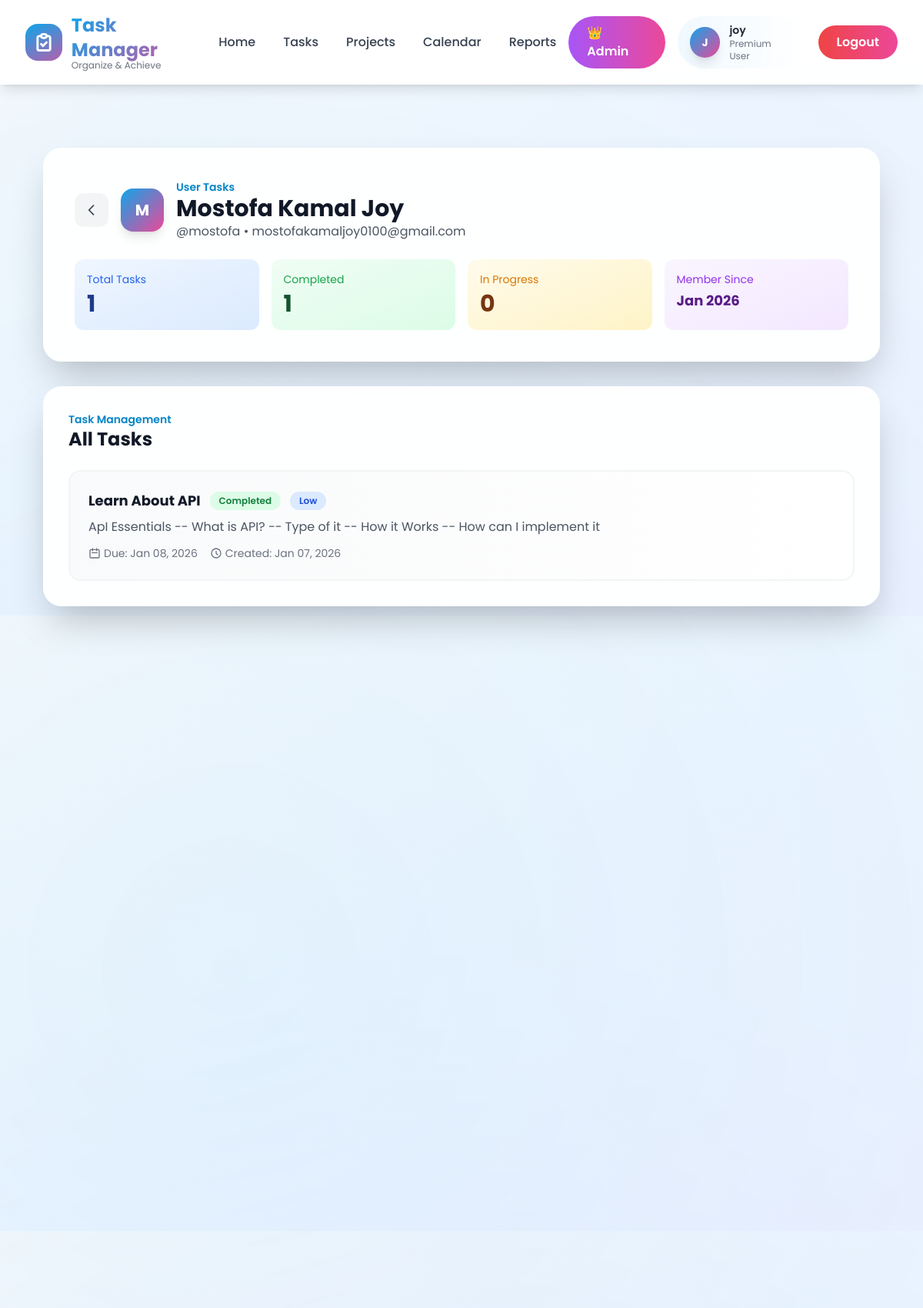
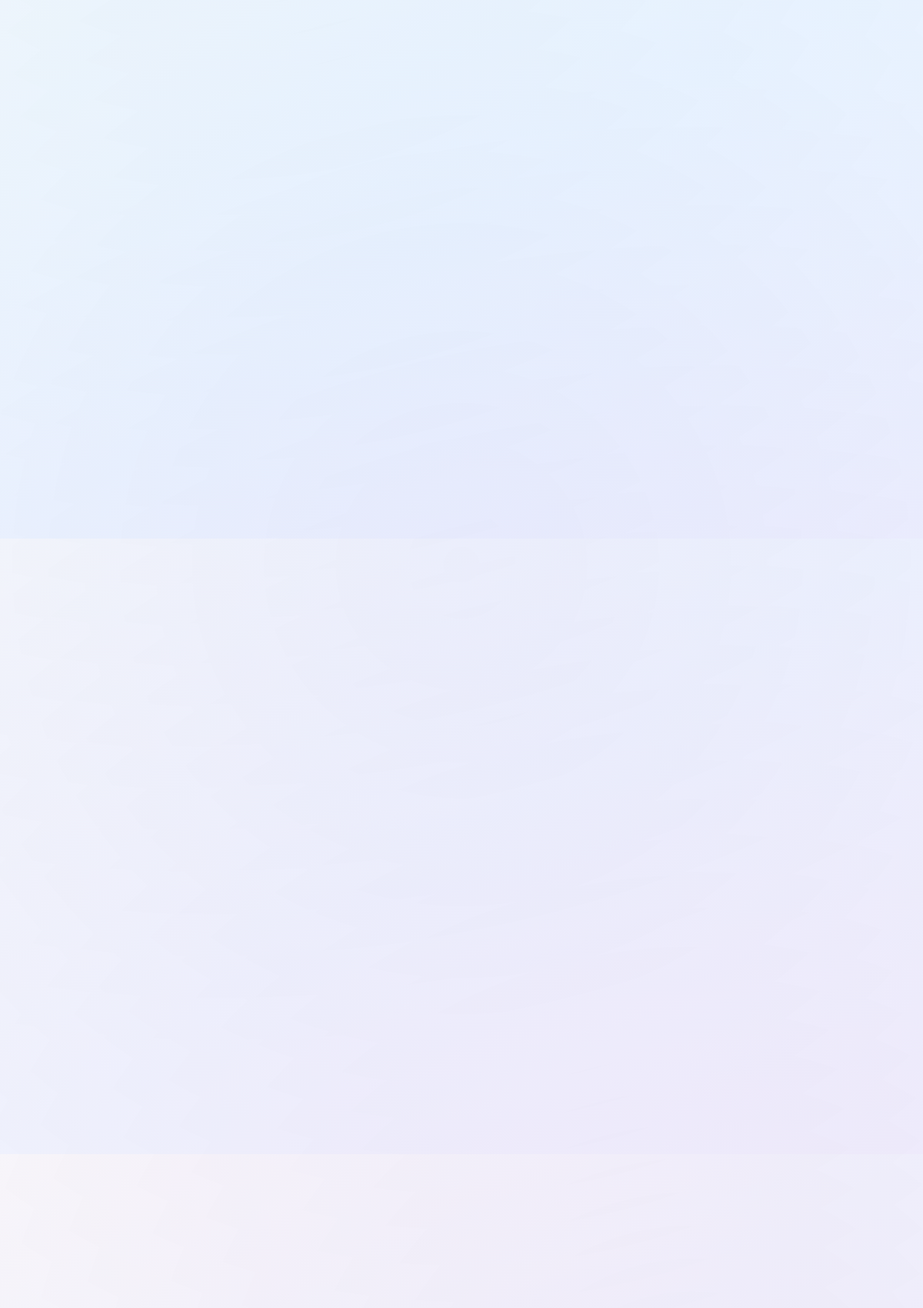
Page /user/admin/tasks/4/ (signed in, upper part) on the committed database (2 pictures, top to bottom).
### tasks/models.py (models this page shows, shortened)
class Task(models.Model):
    user = models.ForeignKey('auth.User', on_delete=models.CASCADE)
    title = models.CharField(max_length=200)
    description = models.TextField()
    priority = models.CharField(max_length=50)
    due_date = models.DateField()
    status = models.CharField(max_length=50)
    category = models.CharField(max_length=100)
    is_completed = models.BooleanField(default=False)
    created_at = models.DateTimeField(auto_now_add=True)
    updated_at = models.DateTimeField(auto_now=True)

### user/views.py (the view)
# urls.py: path('admin/tasks/<int:user_id>/', views.user_tasks, name='user-tasks'),
@login_required(login_url='user:user-login')
def user_tasks(request, user_id):
    if not (request.user.is_staff or request.user.is_superuser):
        return HttpResponseForbidden("You do not have permission to view this page.")
    user = get_object_or_404(User, id=user_id)
    try:
        from tasks.models import Task
        tasks = Task.objects.filter(user=user).order_by('-created_at')
    except:
        tasks = []
    context = {
        'profile_user': user,
        'tasks': tasks,
    }
    return render(request, 'user/user_tasks.html', context)

### templates/user/user_tasks.html (shortened to what this page needs)
{% extends "base/base.html" %}
{% block content %}
<section class="relative min-h-screen pt-28 pb-20 overflow-hidden">
    <div class="absolute inset-0 hero-pattern opacity-40"></div>
    <div class="relative max-w-6xl mx-auto px-4 sm:px-6 lg:px-8 space-y-8">
        <div class="glass rounded-3xl shadow-2xl p-8 md:p-10">
            <div class="flex items-center justify-between mb-6">
                <div class="flex items-center gap-4">
                    <a href="{% url 'user:admin-profile' %}" class="p-3 rounded-xl bg-gray-100 hover:bg-gray-200 transition">
                        <svg class="w-5 h-5 text-gray-700" fill="none" stroke="currentColor" viewBox="0 0 24 24">
                            <path stroke-linecap="round" stroke-linejoin="round" stroke-width="2" d="M15 19l-7-7 7-7" />
                        </svg>
                    </a>
                    <div class="w-14 h-14 rounded-2xl bg-gradient-to-br from-primary-500 to-accent-500 text-white font-bold text-xl flex items-center justify-center shadow-lg">
                        {{ profile_user.username|slice:":1"|upper }}
                    </div>
                    <div>
                        <p class="text-sm text-primary-600 font-semibold">User Tasks</p>
                        <h1 class="text-3xl font-bold text-gray-900">{{ profile_user.get_full_name|default:profile_user.username }}</h1>
                        <p class="text-gray-600">@{{ profile_user.username }} • {{ profile_user.email|default:"No email" }}</p>
                    </div>
                </div>
            </div>
            <div class="grid grid-cols-1 md:grid-cols-4 gap-4 mt-6">
                <div class="bg-gradient-to-br from-blue-50 to-blue-100 rounded-xl p-4">
                    <p class="text-sm text-blue-600 mb-1">Total Tasks</p>
                    <p class="text-3xl font-bold text-blue-900">{{ tasks|length }}</p>
                </div>
                <div class="bg-gradient-to-br from-green-50 to-green-100 rounded-xl p-4">
                    <p class="text-sm text-green-600 mb-1">Completed</p>
                    <p class="text-3xl font-bold text-green-900">{{ tasks|length }}</p>
                </div>
                <div class="bg-gradient-to-br from-amber-50 to-amber-100 rounded-xl p-4">
                    <p class="text-sm text-amber-600 mb-1">In Progress</p>
                    <p class="text-3xl font-bold text-amber-900">0</p>
                </div>
                <div class="bg-gradient-to-br from-purple-50 to-purple-100 rounded-xl p-4">
                    <p class="text-sm text-purple-600 mb-1">Member Since</p>
                    <p class="text-lg font-bold text-purple-900">{{ profile_user.date_joined|date:"M Y" }}</p>
                </div>
            </div>
        </div>
        <div class="glass rounded-3xl shadow-2xl p-8">
            <div class="flex items-center justify-between mb-6">
                <div>
                    <p class="text-sm text-primary-600 font-semibold">Task Management</p>
                    <h2 class="text-2xl font-bold text-gray-900">All Tasks</h2>
                </div>
            </div>
            {% if tasks %}
            <div class="space-y-4">
                {% for task in tasks %}
                <div class="bg-gradient-to-r from-gray-50 to-white rounded-2xl p-6 border-2 border-gray-100 hover:border-primary-300 hover:shadow-lg transition">
                    <div class="flex items-start justify-between">
                        <div class="flex-1">
                            <div class="flex items-center gap-3 mb-2">
                                <h3 class="text-lg font-bold text-gray-900">{{ task.title }}</h3>
                                {% if task.is_completed %}
                                <span class="px-3 py-1 text-xs bg-green-100 text-green-700 rounded-full font-semibold">Completed</span>
                                {% else %}
                                <span class="px-3 py-1 text-xs bg-amber-100 text-amber-700 rounded-full font-semibold">In Progress</span>
                                {% endif %}
                                {% if task.priority %}
                                {% if task.priority == 'high' %}
                                <span class="px-3 py-1 text-xs bg-red-100 text-red-700 rounded-full font-semibold">High Priority</span>
                                {% elif task.priority == 'medium' %}
                                <span class="px-3 py-1 text-xs bg-yellow-100 text-yellow-700 rounded-full font-semibold">Medium</span>
                                {% else %}
                                <span class="px-3 py-1 text-xs bg-blue-100 text-blue-700 rounded-full font-semibold">Low</span>
                                {% endif %}
                                {% endif %}
                            </div>
                            {% if task.description %}
                            <p class="text-gray-600 mb-3">{{ task.description }}</p>
                            {% endif %}
                            <div class="flex items-center gap-4 text-sm text-gray-500">
                                {% if task.due_date %}
                                <div class="flex items-center gap-1">
                                    <svg class="w-4 h-4" fill="none" stroke="currentColor" viewBox="0 0 24 24">
                                        <path stroke-linecap="round" stroke-linejoin="round" stroke-width="2" d="M8 7V3m8 4V3m-9 8h10M5 21h14a2 2 0 002-2V7a2 2 0 00-2-2H5a2 2 0 00-2 2v12a2 2 0 002 2z" />
                                    </svg>
                                    <span>Due: {{ task.due_date|date:"M d, Y" }}</span>
                                </div>
                                {% endif %}
                                <div class="flex items-center gap-1">
                                    <svg class="w-4 h-4" fill="none" stroke="currentColor" viewBox="0 0 24 24">
                                        <path stroke-linecap="round" stroke-linejoin="round" stroke-width="2" d="M12 8v4l3 3m6-3a9 9 0 11-18 0 9 9 0 0118 0z" />
                                    </svg>
                                    <span>Created: {{ task.created_at|date:"M d, Y" }}</span>
                                </div>
                            </div>
                        </div>
                    </div>
                </div>
                {% endfor %}
            </div>
            {% endif %}
        </div>
    </div>
</section>
{% endblock %}

### templates/base/base.html (shortened to what this page needs)
{% load static %}
<!DOCTYPE html>
<html lang="en" class="scroll-smooth">
<head>
    <script src="https://cdn.tailwindcss.com"></script>
</head>
<body class="bg-gradient-to-br from-slate-50 via-blue-50 to-indigo-50 min-h-screen">
    <header class="fixed w-full top-0 z-50 glass shadow-lg animate-slide-down">
        <div class="max-w-7xl mx-auto px-4 sm:px-6 lg:px-8">
            <div class="flex justify-between items-center py-4">
                <a href="{% url 'home' %}" class="flex items-center space-x-3 group">
                    <div class="relative w-12 h-12">
                        <div
                            class="absolute inset-0 bg-gradient-to-br from-primary-500 to-accent-500 rounded-2xl animate-gradient bg-200% group-hover:scale-110 transition-transform duration-300">
                        </div>
                        <div class="absolute inset-0 flex items-center justify-center">
                            <svg class="w-7 h-7 text-white" fill="none" stroke="currentColor" viewBox="0 0 24 24">
                                <path stroke-linecap="round" stroke-linejoin="round" stroke-width="2.5"
                                    d="M9 5H7a2 2 0 00-2 2v12a2 2 0 002 2h10a2 2 0 002-2V7a2 2 0 00-2-2h-2M9 5a2 2 0 002 2h2a2 2 0 002-2M9 5a2 2 0 012-2h2a2 2 0 012 2m-6 9l2 2 4-4" />
                            </svg>
                        </div>
                    </div>
                    <div>
                        <h1 class="text-2xl font-bold gradient-text">Task Manager</h1>
                        <p class="text-xs text-gray-500 -mt-1">Organize & Achieve</p>
                    </div>
                </a>
                <nav class="hidden lg:flex items-center space-x-1">
                    <a href="{% url 'home' %}"
                        class="px-4 py-2 text-gray-700 hover:text-primary-600 font-medium rounded-lg hover:bg-primary-50 transition-all duration-300">
                        Home
                    </a>
                    <a href="{% url 'tasks:user_tasks' %}"
                        class="px-4 py-2 text-gray-700 hover:text-primary-600 font-medium rounded-lg hover:bg-primary-50 transition-all duration-300">
                        Tasks
                    </a>
                    <a href="#"
                        class="px-4 py-2 text-gray-700 hover:text-primary-600 font-medium rounded-lg hover:bg-primary-50 transition-all duration-300">
                        Projects
                    </a>
                    <a href="{% url 'tasks:calendar' %}"
                        class="px-4 py-2 text-gray-700 hover:text-primary-600 font-medium rounded-lg hover:bg-primary-50 transition-all duration-300">
                        Calendar
                    </a>
                    <a href="#"
                        class="px-4 py-2 text-gray-700 hover:text-primary-600 font-medium rounded-lg hover:bg-primary-50 transition-all duration-300">
                        Reports
                    </a>
                </nav>
                <div class="hidden lg:flex items-center space-x-3">
                    {% if user.is_authenticated %}
                    <div class="flex items-center space-x-4">
                        {% if user.is_staff or user.is_superuser %}
                        <a href="{% url 'user:admin-profile' %}"
                            class="px-6 py-2.5 bg-gradient-to-r from-purple-500 to-pink-500 text-white font-semibold rounded-full hover:shadow-xl hover:scale-105 transition-all duration-300 flex items-center gap-2">
                            👑 Admin
                        </a>
                        {% endif %}
                        <a href="{% url 'user:user-profile' %}"
                            class="flex items-center space-x-3 px-4 py-2 bg-gradient-to-r from-primary-50 to-accent-50 rounded-full hover:shadow-lg transition-all">
                            <div
                                class="w-10 h-10 bg-gradient-to-br from-primary-500 to-accent-500 rounded-full flex items-center justify-center shadow-lg">
                                <span class="text-white font-bold text-sm">{{ user.username|slice:":1"|upper }}</span>
                            </div>
                            <div>
                                <p class="text-sm font-semibold text-gray-800">{{ user.username }}</p>
                                <p class="text-xs text-gray-500">Premium User</p>
                            </div>
                        </a>
                        <a href="{% url 'user:user-logout' %}"
                            class="px-6 py-2.5 bg-gradient-to-r from-red-500 to-pink-500 text-white font-semibold rounded-full hover:shadow-xl hover:scale-105 transition-all duration-300">
                            Logout
                        </a>
                    </div>
                    {% endif %}
                </div>
            </div>
        </div>
    </header>
    <div class="h-20"></div>
    <main class="min-h-screen">
        {% block content %}{% endblock %}
    </main>
</body>
</html>

### templates/base/base.html (style rules this page uses)
* { font-family: 'Poppins', sans-serif; }
.glass { background: rgba(255, 255, 255, 0.95); backdrop-filter: blur(20px); border: 1px solid rgba(255, 255, 255, 0.3); }
.gradient-text { background: linear-gradient(135deg, #0ea5e9 0%, #ec4899 100%); -webkit-background-clip: text; -webkit-text-fill-color: transparent; background-clip: text; }
.hero-pattern { background-image: radial-gradient(circle at 25% 25%, rgba(14, 165, 233, 0.15) 0%, transparent 50%), radial-gradient(circle at 75% 75%, rgba(236, 72, 153, 0.15) 0%, transparent 50%), radial-gradient(circle at 50% 50%, rgba(139, 92, 246, 0.1) 0%, transparent 50%); }

### rows in the picture
Task: title "Learn About API", is_completed "Completed", priority "Low", description "ApI Essentials -- What is API? -- Type of it -- How it Works -- How can I implement it", due_date "Jan 08, 2026", created_at "Jan 07, 2026"

### other values in the picture
{{ user.username|slice:":1"|upper }} "J"
{{ user.username }} "joy"
{{ profile_user.username|slice:":1"|upper }} "M"
{{ profile_user.get_full_name|default:profile_user.username }} "Mostofa Kamal Joy"
{{ profile_user.username }} "mostofa"
{{ profile_user.email|default:"No email" }} "mostofakamaljoy0100@gmail.com"
{{ tasks|length }} "1"
{{ profile_user.date_joined|date:"M Y" }} "Jan 2026"
